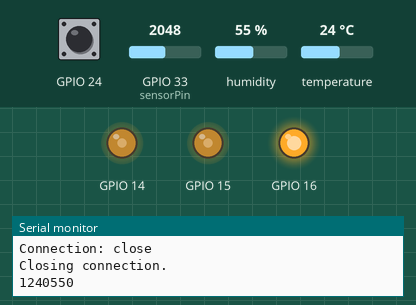
The sketch below on a simulated ESP32. Shown: output pins drawn as LEDs (lit = HIGH), the last lines printed to the serial monitor. The test bench sets the inputs (shaded band); at power-on: GPIO 24 HIGH, GPIO 33 (sensorPin) = 2048, humidity 55 %, temperature 24 °C. WiFi joins after 1.5 s; servers stay silent unless stated; uploads are accepted with an empty reply; not simulated (calls return 0 or success): secrets.h.

Above: at 3.8 s.
3.9 s: GPIO 24 pulled LOW for 0.15 s
At 4.07 s:
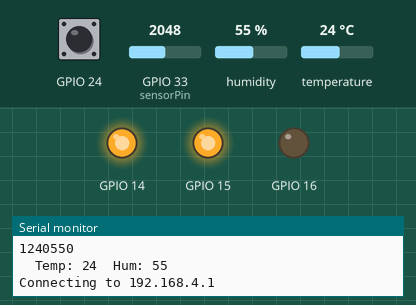
At 4.7 s:
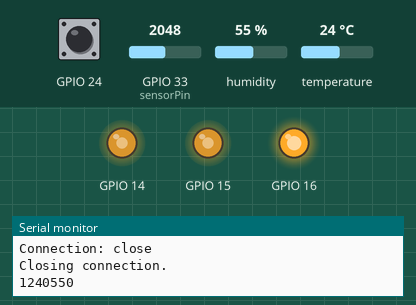
7.4 s: GPIO 33 (sensorPin) set to 3972
10.9 s: GPIO 33 (sensorPin) set to 4044
At 11.9 s:
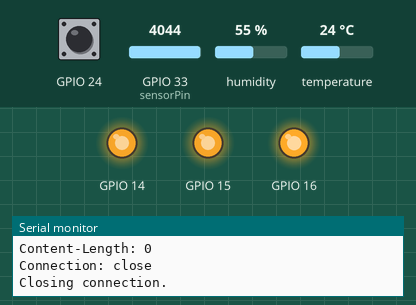
Timing chart, 0 to 13.9 s (numbered marks = the images above; inputs shaded):
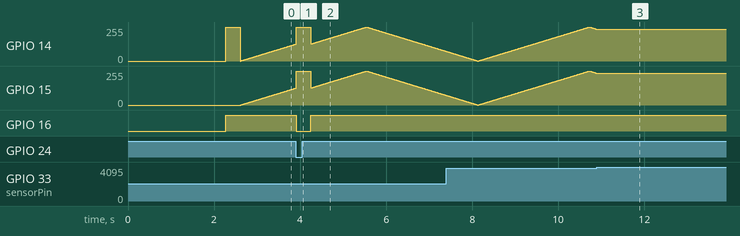

Measured:
- the behaviour switches between 4000 and 4001 on GPIO 33 (sensorPin) (found by bisection; images 2 and 3)
- after the input at 3.9 s, GPIO 16: HIGH → LOW at once, → HIGH 0.34 s later
- after the input at 10.9 s, GPIO 14, GPIO 15: stops changing and stays 238/255

The sketch:

Hum_Temp_Licht.ino
```cpp
#include <DHT_Async.h>
#include <WiFi.h>
#include "secrets.h"
#define DHT_SENSOR_TYPE DHT_TYPE_11

static const int DHT_SENSOR_PIN = 3;
DHT_Async dht_sensor( DHT_SENSOR_PIN, DHT_SENSOR_TYPE );

// const char* ssid     = ""; // Change this to your WiFi SSID
// const char* password = ""; // Change this to your WiFi password
const uint16_t port = 80;
const char * host = "192.168.4.1"; // ip or dns


int sensorPin = A5; // select the input pin for the potentiometer
int Count = 0;
int Temp = 0;
int Temp_ = 0;
int Hum = 0;
int Hum_ = 0;
int brightness_led = 0;   // 0 is off
int fadeAmount_led = 1;
float temperature;
float humidity;

void setup() {
  // put your setup code here, to run once:
  pinMode(14, OUTPUT);
  pinMode(15, OUTPUT);
  pinMode(16, OUTPUT);
  pinMode(24, INPUT_PULLUP);
  Serial.begin(9600);

  // We start by connecting to a WiFi network
  WiFi.begin(ssid, password);

  Serial.println();
  Serial.println();
  Serial.print("Waiting for WiFi... ");
  analogWrite(14, 0);
  analogWrite(15, 0);

  while (WiFi.status() != WL_CONNECTED) {
    Serial.print(".");
    delay(500);
  }

  Serial.println("");
  Serial.println("WiFi connected");
  Serial.println("IP address: ");
  Serial.println(WiFi.localIP());

  delay(500);

  while(true){
    if(dht_sensor.measure(&temperature, &humidity)){
      Temp_ = temperature;
      Hum_ = humidity;
      Temp = Temp_;
      Hum = Hum_;
      Serial.print("OK");
      print();
      break;
    }
  }
}

void loop() {
  // put your main code here, to run repeatedly:
  Count = 0;
  while ((Temp == Temp_ && Hum == Hum_) || Count <= 30000) {
    if (analogRead(sensorPin) > 4000) {
      WIFI(1);
      while (analogRead(sensorPin) > 4000) {delay(10000);}
    }

    if(dht_sensor.measure(&temperature, &humidity)){
      Temp_ = temperature;
      Hum_ = humidity;
      Serial.println("");
    }
    if (digitalRead(24) == LOW) {print();}

    analogWrite(14, brightness_led);
    analogWrite(15, brightness_led);
    analogWrite(16, 255);
    brightness_led += fadeAmount_led;
    if (brightness_led <= 0) {fadeAmount_led = -fadeAmount_led;}
    if (brightness_led >= 255) {fadeAmount_led = -fadeAmount_led;}
    Count ++;
    delay(10);
  }
  Temp = Temp_;
  Hum = Hum_;
  print();
}

void print() {
  analogWrite(14, 255);
  analogWrite(15, 0);
  analogWrite(16, 255);
  if (digitalRead(24) == LOW) {
    analogWrite(15, 255);
    analogWrite(16, 0);
  }

  Serial.print("  Temp: ");
  Serial.print(Temp);
  Serial.print("  Hum: ");
  Serial.println(Hum);

  WIFI(1000000 + 10000*Temp + 10*Hum);
  Serial.println(1000000 + 10000*Temp + 10*Hum);

  analogWrite(15, 255);
  analogWrite(16, 255);
}

void WIFI(int num) {
  // Use WiFiClient class to create TCP connections
  Serial.print("Connecting to ");
  Serial.println(host);

  // Use WiFiClient class to create TCP connections
  WiFiClient client;

  if (!client.connect(host, port)) {
    Serial.println("Connection failed.");
    Serial.println("Waiting 5 seconds before retrying...");
    analogWrite(14, 0);
    analogWrite(15, 255);
    analogWrite(16, 255);
    delay(5000);
    return;
  }

  client.print("GET /");
  client.print(num);
  client.print(" HTTP/1.1");
  client.print("\n\n");

  int maxloops = 0;

  //wait for the server's reply to become available
  while (!client.available() && maxloops < 1000) {
    maxloops++;
    delay(1); //delay 1 msec
  }
  while (client.available()) {
    if (client.available() > 0) {
      //read back one line from the server
      String line = client.readStringUntil('\n');
      Serial.println(line);
    }
    else {
      Serial.println("client.available() timed out ");
      analogWrite(14, 0);
      analogWrite(15, 255);
      analogWrite(16, 255);
      break;
    }
  }

  Serial.println("Closing connection.");
  client.stop();
}
```
